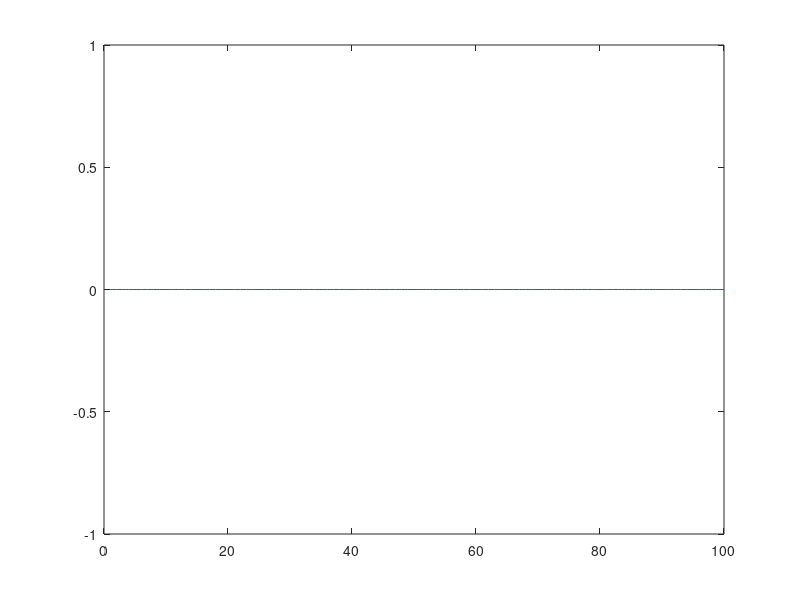
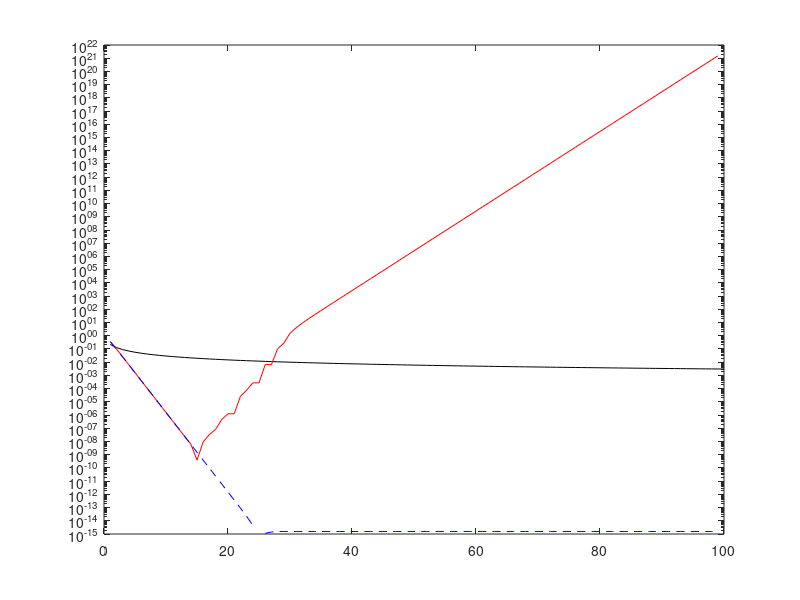

Reproduce these figures in MATLAB, in order.
%esercizio 3

clc;

n = 1e+2; %e+2 corrisponde a 10^2 quindi n = 100

Sn1(1) = 1;
for i = 2 : n
    Sn1(i) = Sn1(i - 1) + 1 / i^2;
end

Sn2 = cumsum(1 ./ ((1 : n) .^2));

SN1 = sqrt(6 * Sn1);
SN2 = sqrt(6 * Sn2);

err_Sn1 = abs(SN1 - pi) / pi;
err_Sn2 = abs(SN2 - pi) / pi;

diff_errZero = err_Sn2 - err_Sn1;
figure;
plot(1 : n, diff_errZero)

figure;
semilogy(1 : n, err_Sn1, '-k')

%costruzione instabile
x(1) = 2;
for i = 3 : n
    x(i-1) = 2^((i-1)-1/2)*sqrt(1-sqrt(1-4^(1-(i-1))*x(i-2)^2));
end

%costruzione stabile
y(1) = 2;
for i = 3 : n
    y(i - 1) = sqrt(2) * y(i - 2) / sqrt(1 + sqrt(1 - 4^(1 - (i - 1)) * y(i - 2)^2));
end

err_1 = abs(x - pi) / pi;
err_2 = abs(y - pi) / pi;

hold on;
semilogy(1 : (n - 1), err_1, '-r')
semilogy(1 : (n - 1), err_2, '--b')

